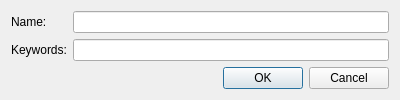
<?xml version="1.0" encoding="UTF-8"?>
<ui version="4.0">
 <class>swCategoryDialog</class>
 <widget class="QDialog" name="swCategoryDialog">
  <property name="whatsThis">
   <string>&lt;p&gt;&lt;b&gt;Part Category&lt;/b&gt;&lt;/p&gt;&lt;p&gt;Name a category and enter the expression used to find its parts in the library. Both fields are required. Choose OK to return the category changes to Preferences, then choose OK in Preferences to keep them. Cancel discards edits in this dialog.&lt;/p&gt;&lt;p&gt;&lt;b&gt;Keyword Syntax&lt;/b&gt;&lt;/p&gt;&lt;p&gt;Expressions match text in library part descriptions, ignoring case.&lt;/p&gt;&lt;ul&gt;&lt;li&gt;&lt;tt&gt;Brick&lt;/tt&gt;: match this text anywhere in the description.&lt;/li&gt;&lt;li&gt;&lt;tt&gt;^Brick&lt;/tt&gt;: match Brick as a whole word.&lt;/li&gt;&lt;li&gt;&lt;tt&gt;%Brick&lt;/tt&gt;: match Brick at the beginning of the description.&lt;/li&gt;&lt;li&gt;&lt;tt&gt;^%Brick&lt;/tt&gt;: require both a whole word and the beginning of the description.&lt;/li&gt;&lt;li&gt;&lt;tt&gt;A | B&lt;/tt&gt;: match either expression.&lt;/li&gt;&lt;li&gt;&lt;tt&gt;A &amp;amp; B&lt;/tt&gt;: match both expressions.&lt;/li&gt;&lt;li&gt;&lt;tt&gt;!A&lt;/tt&gt;: exclude descriptions matching A.&lt;/li&gt;&lt;li&gt;&lt;tt&gt;(A | B)&lt;/tt&gt;: group expressions.&lt;/li&gt;&lt;/ul&gt;&lt;p&gt;Put spaces around &lt;tt&gt;|&lt;/tt&gt; and &lt;tt&gt;&amp;amp;&lt;/tt&gt;. Use parentheses when combining operators.&lt;/p&gt;&lt;p&gt;&lt;b&gt;Examples&lt;/b&gt;&lt;/p&gt;&lt;p&gt;&lt;tt&gt;^%Brick | ^%Plate&lt;/tt&gt; matches descriptions beginning with the word Brick or Plate.&lt;br&gt;&lt;tt&gt;(^%Brick | ^%Plate) &amp;amp; !Pattern&lt;/tt&gt; also excludes descriptions containing Pattern.&lt;/p&gt;&lt;p&gt;Use the language of the library descriptions for search terms; do not translate the syntax symbols.&lt;/p&gt;</string>
  </property>
  <property name="geometry">
   <rect>
    <x>0</x>
    <y>0</y>
    <width>400</width>
    <height>95</height>
   </rect>
  </property>
  <property name="windowTitle">
   <string>Category</string>
  </property>
  <layout class="QVBoxLayout" name="verticalLayout">
   <item>
    <layout class="QFormLayout" name="formLayout">
     <item row="0" column="0">
      <widget class="QLabel" name="label">
       <property name="toolTip">
        <string>Enter the category name shown in the part browser.</string>
       </property>
       <property name="text">
        <string>Name:</string>
       </property>
       <property name="buddy">
        <cstring>name</cstring>
       </property>
      </widget>
     </item>
     <item row="0" column="1">
      <widget class="QLineEdit" name="name">
       <property name="toolTip">
        <string>Enter the category name shown in the part browser.</string>
       </property>
      </widget>
     </item>
     <item row="1" column="0">
      <widget class="QLabel" name="label_2">
       <property name="toolTip">
        <string>Enter an expression that matches part descriptions.</string>
       </property>
       <property name="whatsThis">
        <string>&lt;p&gt;&lt;b&gt;Keyword Syntax&lt;/b&gt;&lt;/p&gt;&lt;p&gt;Expressions match text in library part descriptions, ignoring case.&lt;/p&gt;&lt;ul&gt;&lt;li&gt;&lt;tt&gt;Brick&lt;/tt&gt;: match this text anywhere in the description.&lt;/li&gt;&lt;li&gt;&lt;tt&gt;^Brick&lt;/tt&gt;: match Brick as a whole word.&lt;/li&gt;&lt;li&gt;&lt;tt&gt;%Brick&lt;/tt&gt;: match Brick at the beginning of the description.&lt;/li&gt;&lt;li&gt;&lt;tt&gt;^%Brick&lt;/tt&gt;: require both a whole word and the beginning of the description.&lt;/li&gt;&lt;li&gt;&lt;tt&gt;A | B&lt;/tt&gt;: match either expression.&lt;/li&gt;&lt;li&gt;&lt;tt&gt;A &amp;amp; B&lt;/tt&gt;: match both expressions.&lt;/li&gt;&lt;li&gt;&lt;tt&gt;!A&lt;/tt&gt;: exclude descriptions matching A.&lt;/li&gt;&lt;li&gt;&lt;tt&gt;(A | B)&lt;/tt&gt;: group expressions.&lt;/li&gt;&lt;/ul&gt;&lt;p&gt;Put spaces around &lt;tt&gt;|&lt;/tt&gt; and &lt;tt&gt;&amp;amp;&lt;/tt&gt;. Use parentheses when combining operators.&lt;/p&gt;&lt;p&gt;&lt;b&gt;Examples&lt;/b&gt;&lt;/p&gt;&lt;p&gt;&lt;tt&gt;^%Brick | ^%Plate&lt;/tt&gt; matches descriptions beginning with the word Brick or Plate.&lt;br&gt;&lt;tt&gt;(^%Brick | ^%Plate) &amp;amp; !Pattern&lt;/tt&gt; also excludes descriptions containing Pattern.&lt;/p&gt;&lt;p&gt;Use the language of the library descriptions for search terms; do not translate the syntax symbols.&lt;/p&gt;</string>
       </property>
       <property name="text">
        <string>Keywords:</string>
       </property>
       <property name="buddy">
        <cstring>keywords</cstring>
       </property>
      </widget>
     </item>
     <item row="1" column="1">
      <widget class="QLineEdit" name="keywords">
       <property name="toolTip">
        <string>Enter an expression that matches part descriptions.</string>
       </property>
       <property name="whatsThis">
        <string>&lt;p&gt;&lt;b&gt;Keyword Syntax&lt;/b&gt;&lt;/p&gt;&lt;p&gt;Expressions match text in library part descriptions, ignoring case.&lt;/p&gt;&lt;ul&gt;&lt;li&gt;&lt;tt&gt;Brick&lt;/tt&gt;: match this text anywhere in the description.&lt;/li&gt;&lt;li&gt;&lt;tt&gt;^Brick&lt;/tt&gt;: match Brick as a whole word.&lt;/li&gt;&lt;li&gt;&lt;tt&gt;%Brick&lt;/tt&gt;: match Brick at the beginning of the description.&lt;/li&gt;&lt;li&gt;&lt;tt&gt;^%Brick&lt;/tt&gt;: require both a whole word and the beginning of the description.&lt;/li&gt;&lt;li&gt;&lt;tt&gt;A | B&lt;/tt&gt;: match either expression.&lt;/li&gt;&lt;li&gt;&lt;tt&gt;A &amp;amp; B&lt;/tt&gt;: match both expressions.&lt;/li&gt;&lt;li&gt;&lt;tt&gt;!A&lt;/tt&gt;: exclude descriptions matching A.&lt;/li&gt;&lt;li&gt;&lt;tt&gt;(A | B)&lt;/tt&gt;: group expressions.&lt;/li&gt;&lt;/ul&gt;&lt;p&gt;Put spaces around &lt;tt&gt;|&lt;/tt&gt; and &lt;tt&gt;&amp;amp;&lt;/tt&gt;. Use parentheses when combining operators.&lt;/p&gt;&lt;p&gt;&lt;b&gt;Examples&lt;/b&gt;&lt;/p&gt;&lt;p&gt;&lt;tt&gt;^%Brick | ^%Plate&lt;/tt&gt; matches descriptions beginning with the word Brick or Plate.&lt;br&gt;&lt;tt&gt;(^%Brick | ^%Plate) &amp;amp; !Pattern&lt;/tt&gt; also excludes descriptions containing Pattern.&lt;/p&gt;&lt;p&gt;Use the language of the library descriptions for search terms; do not translate the syntax symbols.&lt;/p&gt;</string>
       </property>
      </widget>
     </item>
    </layout>
   </item>
   <item>
    <widget class="QDialogButtonBox" name="buttonBox">
     <property name="orientation">
      <enum>Qt::Horizontal</enum>
     </property>
     <property name="standardButtons">
      <set>QDialogButtonBox::Cancel|QDialogButtonBox::Ok</set>
     </property>
    </widget>
   </item>
  </layout>
 </widget>
 <resources/>
 <connections>
  <connection>
   <sender>buttonBox</sender>
   <signal>accepted()</signal>
   <receiver>swCategoryDialog</receiver>
   <slot>accept()</slot>
   <hints>
    <hint type="sourcelabel">
     <x>222</x>
     <y>88</y>
    </hint>
    <hint type="destinationlabel">
     <x>157</x>
     <y>102</y>
    </hint>
   </hints>
  </connection>
  <connection>
   <sender>buttonBox</sender>
   <signal>rejected()</signal>
   <receiver>swCategoryDialog</receiver>
   <slot>reject()</slot>
   <hints>
    <hint type="sourcelabel">
     <x>290</x>
     <y>94</y>
    </hint>
    <hint type="destinationlabel">
     <x>286</x>
     <y>102</y>
    </hint>
   </hints>
  </connection>
 </connections>
</ui>
